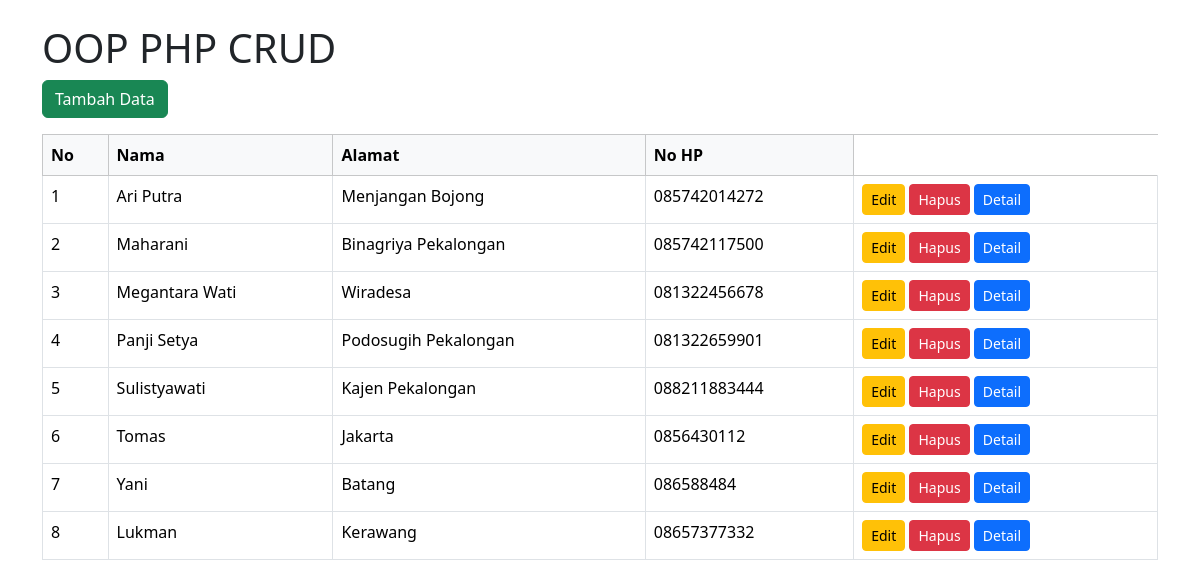
The page / on the database its author committed.
### tables this page shows
CREATE TABLE `tb_users` (
  `id` int(10) NOT NULL,
  `nama` varchar(255) NOT NULL,
  `alamat` varchar(255) NOT NULL,
  `nohp` char(13) NOT NULL,
  `foto` blob DEFAULT NULL,
  `jenis_kelamin` enum('Laki-laki','Perempuan') DEFAULT NULL,
  `email` varchar(255) DEFAULT NULL
);

### index.php (the view, shortened to what this page needs)
<?php
$servername = "localhost";
$username = "root";
$password = "";
$dbname = "db_php";
$conn = new mysqli($servername, $username, $password, $dbname);
$sql = "SELECT * FROM tb_users";
$result = $conn->query($sql);
?>
<!doctype html>
<html lang="en">
<head>
    <link href="https://cdn.jsdelivr.net/npm/bootstrap@5.3.3/dist/css/bootstrap.min.css" rel="stylesheet">
</head>
<body>
<div class="container mt-4">
    <h1>OOP PHP CRUD</h1>
    <a href="input.php" class="btn btn-success mb-3">Tambah Data</a>
    <table class="table table-bordered">
        <thead class="table-light">
            <tr>
                <th>No</th>
                <th>Nama</th>
                <th>Alamat</th>
                <th>No HP</th>
            </tr>
        </thead>
        <tbody>
        <?php
        if ($result->num_rows > 0) {
            $no = 1;
            while($row = $result->fetch_assoc()) {
                echo "<tr>";
                echo "<td>" . $no++ . "</td>";
                echo "<td>" . $row['nama'] . "</td>";
                echo "<td>" . $row['alamat'] . "</td>";
                echo "<td>" . $row['nohp'] . "</td>";
                echo "<td>
                        <a href='edit.php?id=" . $row['id'] . "' class='btn btn-warning btn-sm'>Edit</a>
                        <a href='hapus.php?id=" . $row['id'] . "' class='btn btn-danger btn-sm' onclick='return confirm(\"Yakin ingin menghapus data ini?\")'>Hapus</a>
                        <a href='detail.php?id=" . $row['id'] . "' class='btn btn-primary btn-sm'>Detail</a>
                      </td>";
                echo "</tr>";
            }
        } else {
            echo "<tr><td colspan='7'>Tidak ada data</td></tr>";
        }
        ?>
        </tbody>
    </table>
</div>
</body>
</html>

### rows shown on the page
tb_users: nama "Ari Putra", alamat "Menjangan Bojong", nohp "085742014272"
tb_users: nama "Maharani", alamat "Binagriya Pekalongan", nohp "085742117500"
tb_users: nama "Megantara Wati", alamat "Wiradesa", nohp "081322456678"
tb_users: nama "Panji Setya", alamat "Podosugih Pekalongan", nohp "081322659901"
tb_users: nama "Sulistyawati", alamat "Kajen Pekalongan", nohp "088211883444"
tb_users: nama "Tomas", alamat "Jakarta", nohp "0856430112"
tb_users: nama "Yani", alamat "Batang", nohp "086588484"
tb_users: nama "Lukman", alamat "Kerawang", nohp "08657377332"
